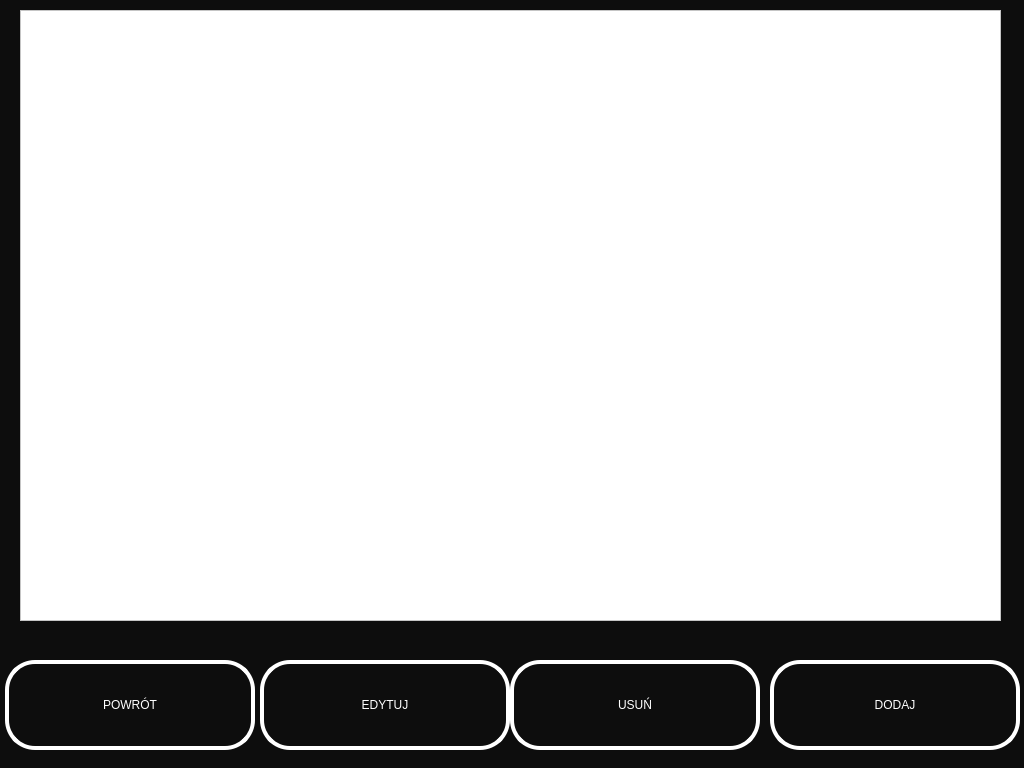
<?xml version="1.0" encoding="UTF-8"?>
<ui version="4.0">
 <class>PassesScreen</class>
 <widget class="QDialog" name="PassesScreen">
  <property name="geometry">
   <rect>
    <x>0</x>
    <y>0</y>
    <width>1024</width>
    <height>768</height>
   </rect>
  </property>
  <property name="windowTitle">
   <string>Dialog</string>
  </property>
  <property name="styleSheet">
   <string notr="true">background-color: rgb(13, 13, 13);</string>
  </property>
  <widget class="QPushButton" name="powrot">
   <property name="geometry">
    <rect>
     <x>5</x>
     <y>660</y>
     <width>250</width>
     <height>90</height>
    </rect>
   </property>
   <property name="minimumSize">
    <size>
     <width>0</width>
     <height>0</height>
    </size>
   </property>
   <property name="maximumSize">
    <size>
     <width>16777215</width>
     <height>16777215</height>
    </size>
   </property>
   <property name="styleSheet">
    <string notr="true">background-color: rgb(13, 13, 13);
border-style: solid;
border-width:4px;
border-radius:30px;
border-color: white;

font: 75 30pt &quot;Tahoma&quot;;
color: rgb(255, 255, 255);</string>
   </property>
   <property name="text">
    <string>POWRÓT</string>
   </property>
  </widget>
  <widget class="QPushButton" name="edytujKarnet">
   <property name="geometry">
    <rect>
     <x>260</x>
     <y>660</y>
     <width>250</width>
     <height>90</height>
    </rect>
   </property>
   <property name="minimumSize">
    <size>
     <width>0</width>
     <height>0</height>
    </size>
   </property>
   <property name="maximumSize">
    <size>
     <width>16777215</width>
     <height>16777215</height>
    </size>
   </property>
   <property name="styleSheet">
    <string notr="true">background-color: rgb(13, 13, 13);
border-style: solid;
border-width:4px;
border-radius:30px;
border-color: white;

font: 75 30pt &quot;Tahoma&quot;;
color: rgb(255, 255, 255);</string>
   </property>
   <property name="text">
    <string>EDYTUJ</string>
   </property>
  </widget>
  <widget class="QPushButton" name="dodajKarnet">
   <property name="geometry">
    <rect>
     <x>770</x>
     <y>660</y>
     <width>250</width>
     <height>90</height>
    </rect>
   </property>
   <property name="minimumSize">
    <size>
     <width>0</width>
     <height>0</height>
    </size>
   </property>
   <property name="maximumSize">
    <size>
     <width>16777215</width>
     <height>16777215</height>
    </size>
   </property>
   <property name="styleSheet">
    <string notr="true">background-color: rgb(13, 13, 13);
border-style: solid;
border-width:4px;
border-radius:30px;
border-color: white;

font: 75 30pt &quot;Tahoma&quot;;
color: rgb(255, 255, 255);</string>
   </property>
   <property name="text">
    <string>DODAJ</string>
   </property>
  </widget>
  <widget class="QPushButton" name="usunKarnet">
   <property name="geometry">
    <rect>
     <x>510</x>
     <y>660</y>
     <width>250</width>
     <height>90</height>
    </rect>
   </property>
   <property name="minimumSize">
    <size>
     <width>0</width>
     <height>0</height>
    </size>
   </property>
   <property name="maximumSize">
    <size>
     <width>16777215</width>
     <height>16777215</height>
    </size>
   </property>
   <property name="styleSheet">
    <string notr="true">background-color: rgb(13, 13, 13);
border-style: solid;
border-width:4px;
border-radius:30px;
border-color: white;

font: 75 30pt &quot;Tahoma&quot;;
color: rgb(255, 255, 255);</string>
   </property>
   <property name="text">
    <string>USUŃ</string>
   </property>
  </widget>
  <widget class="QTableWidget" name="listaKarnetow">
   <property name="geometry">
    <rect>
     <x>20</x>
     <y>10</y>
     <width>981</width>
     <height>611</height>
    </rect>
   </property>
   <property name="styleSheet">
    <string notr="true">background-color: rgb(255, 255, 255);

font: 75 30pt &quot;Tahoma&quot;;
color: rgb(0, 0, 0);</string>
   </property>
  </widget>
 </widget>
 <resources/>
 <connections/>
</ui>
